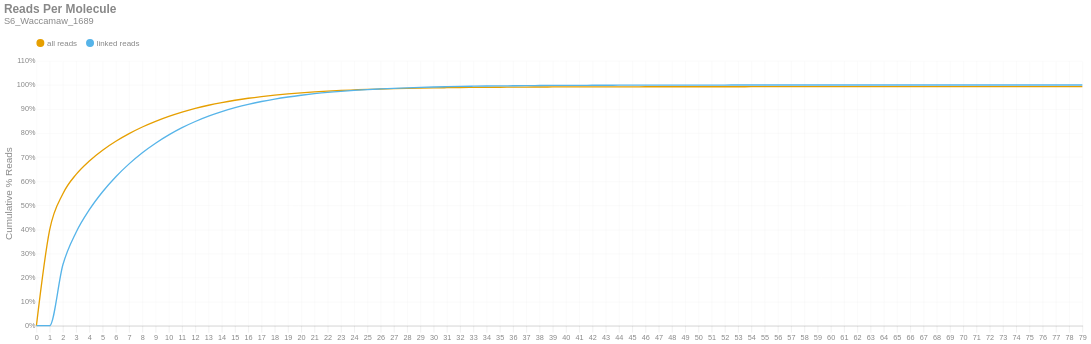

Notebook cell for this chart:
### Markdown cell above
### Reads per Molecule
This chart shows the cumulative distribution of the number of reads per linked molecule. That is, how many alignments are associated with a unique molecule. This excludes the number of reads associated with invalid or absent linked-read barcodes. The `linked` histogram is the percentages recalculated when disregarding singletons.

### Code cell
if SKIPLR:
    print_html(f"Skipped")
else:
    counts = np.bincount(valids['reads'].cast(pl.Int64).to_numpy())
    weighted = counts * np.arange(len(counts))
    all_perc = weighted / n_reads
    linked_perc = weighted / n_linked_reads
    linked_perc[1] = 0
    binned_df = pl.DataFrame({
        'readsper': list(range(len(counts))),
        'all reads (cumsum)': np.cumsum(all_perc).tolist(),
        'linked reads (cumsum)': np.cumsum(linked_perc).tolist(),
    })

    with SafeRender(binned_df):
        (
            density_plot(binned_df, 'Reads Per Molecule', samplename, 'readspmol')
            .encode(
                x=alt.X('readsper:O', title=None).axis(labelAngle=0).scale(padding=0),
                y=alt.Y('value:Q', title='Cumulative % Reads').axis(format='%').stack(False),
                color=alt.Color("key:N").scale(domain=["all reads", "linked reads"]),
                tooltip=[
                    alt.Tooltip("key:N", title="Data Type"),
                    alt.Tooltip("readsper:O", title="Reads Per Molecule"),
                    alt.Tooltip("value:Q", format=".2%", title="% Reads (Cum.)")
                ]            
            )
        ).display()

### Figure 1 — Vega-Lite specification as saved in the notebook (floating-point values rounded to 4 significant figures)
{"width": "container", "height": 400, "config": {"title": {"anchor": "start", "dy": -15, "fontSize": 18, "color": "#888888", "subtitleColor": "#888888", "subtitleFontSize": 14}, "arc": {"fill": "#0072B2"}, "axis": {"domainColor": "#888888", "domainWidth": 0.5, "gridWidth": 0.2, "grid": false, "titleFontWeight": 400, "titleFontSize": 15, "labelFontSize": 11, "labelColor": "#888888", "tickColor": "#888888", "tickWidth": 0.2, "titleColor": "#888888"}, "axisBand": {"grid": false}, "axisX": {"grid": true, "tickSize": 10, "domainCap": "round"}, "axisY": {"domain": false, "grid": true, "tickSize": 0, "domainCap": "round"}, "background": "transparent", "header": {"labelFontSize": 15, "labelColor": "#888888", "titleFontSize": 15, "titleFontWeight": 600, "titleColor": "#888888"}, "legend": {"labelFont": "sans-serif", "labelFontSize": 12, "labelColor": "#888888", "symbolSize": 100, "symbolType": "circle", "titleFontSize": 12, "titlePadding": 10, "titleColor": "#888888", "title": null, "orient": "top"}, "range": {"category": ["#E69F00", "#56B4E9", "#009E73", "#F0E442", "#0072B2", "#D55E00", "#CC79A7", "#000000"], "diverging": ["#cfe8f3", "#a2d4ec", "#73bfe2", "#46abdb", "#1696d2", "#12719e"]}, "area": {"fill": "#0072B2", "fillOpacity": 0.7, "line": true, "strokeOpacity": 0.7}, "line": {"color": "#0072B2", "stroke": "#0072B2", "strokeWidth": 2}, "trail": {"color": "#0072B2", "stroke": "#0072B2", "strokeWidth": 0, "size": 1}, "point": {"filled": true, "fillOpacity": 1.0, "size": 95}, "text": {"color": "#888888", "fontSize": 11, "align": "right", "fontWeight": 400, "size": 11}, "bar": {"fill": "#0072B2", "stroke": null}, "view": {"stroke": null, "continuousWidth": 660, "continuousHeight": 400}}, "data": {"name": "data-93acf2f1eeec68a710fa9a60643ad529"}, "mark": {"type": "line", "interpolate": "monotone", "point": {"opacity": 0, "size": 275}}, "encoding": {"color": {"field": "key", "scale": {"domain": ["all reads", "linked reads"]}, "type": "nominal"}, "tooltip": [{"field": "key", "title": "Data Type", "type": "nominal"}, {"field": "readsper", "title": "Reads Per Molecule", "type": "ordinal"}, {"field": "value", "format": ".2%", "title": "% Reads (Cum.)", "type": "quantitative"}], "x": {"axis": {"labelAngle": 0}, "field": "readsper", "scale": {"padding": 0}, "title": null, "type": "ordinal"}, "y": {"axis": {"format": "%"}, "field": "value", "stack": false, "title": "Cumulative % Reads", "type": "quantitative"}}, "params": [{"name": "param_c36ac31b6afebe62", "select": {"type": "point", "fields": ["key"]}, "bind": "legend"}], "title": {"text": "Reads Per Molecule", "subtitle": "S6_Waccamaw_1689"}, "transform": [{"fold": ["all reads (cumsum)", "linked reads (cumsum)"]}, {"calculate": "replace(datum.key, ' (cumsum)', '')", "as": "key"}, {"filter": {"param": "param_c36ac31b6afebe62"}}], "usermeta": {"embedOptions": {"downloadFileName": "S6_Waccamaw_1689.readspmol"}}, "$schema": "https://vega.github.io/schema/vega-lite/v6.1.0.json", "datasets": {"data-93acf2f1eeec68a710fa9a60643ad529": [{"readsper": 0, "all reads (cumsum)": 0.0, "linked reads (cumsum)": 0.0}, {"readsper": 1, "all reads (cumsum)": 0.3976, "linked reads (cumsum)": 0.0}, {"readsper": 2, "all reads (cumsum)": 0.5482, "linked reads (cumsum)": 0.253}, {"readsper": 3, "all reads (cumsum)": 0.6289, "linked reads (cumsum)": 0.3885}, {"readsper": 4, "all reads (cumsum)": 0.6845, "linked reads (cumsum)": 0.482}, {"readsper": 5, "all reads (cumsum)": 0.7289, "linked reads (cumsum)": 0.5566}, {"readsper": 6, "all reads (cumsum)": 0.766, "linked reads (cumsum)": 0.6189}, {"readsper": 7, "all reads (cumsum)": 0.7978, "linked reads (cumsum)": 0.6722}, {"readsper": 8, "all reads (cumsum)": 0.8254, "linked reads (cumsum)": 0.7186}, {"readsper": 9, "all reads (cumsum)": 0.8489, "linked reads (cumsum)": 0.7582}, {"readsper": 10, "all reads (cumsum)": 0.8695, "linked reads (cumsum)": 0.7927}, {"readsper": 11, "all reads (cumsum)": 0.8874, "linked reads (cumsum)": 0.8227}, {"readsper": 12, "all reads (cumsum)": 0.9026, "linked reads (cumsum)": 0.8482}, {"readsper": 13, "all reads (cumsum)": 0.9158, "linked reads (cumsum)": 0.8705}, {"readsper": 14, "all reads (cumsum)": 0.927, "linked reads (cumsum)": 0.8893}, {"readsper": 15, "all reads (cumsum)": 0.9366, "linked reads (cumsum)": 0.9055}, {"readsper": 16, "all reads (cumsum)": 0.945, "linked reads (cumsum)": 0.9195}, {"readsper": 17, "all reads (cumsum)": 0.952, "linked reads (cumsum)": 0.9313}, {"readsper": 18, "all reads (cumsum)": 0.9581, "linked reads (cumsum)": 0.9415}, {"readsper": 19, "all reads (cumsum)": 0.9632, "linked reads (cumsum)": 0.95}, {"readsper": 20, "all reads (cumsum)": 0.9675, "linked reads (cumsum)": 0.9574}, {"readsper": 21, "all reads (cumsum)": 0.9713, "linked reads (cumsum)": 0.9638}, {"readsper": 22, "all reads (cumsum)": 0.9746, "linked reads (cumsum)": 0.9693}, {"readsper": 23, "all reads (cumsum)": 0.9773, "linked reads (cumsum)": 0.9737}, {"readsper": 24, "all reads (cumsum)": 0.9795, "linked reads (cumsum)": 0.9775}, {"readsper": 25, "all reads (cumsum)": 0.9816, "linked reads (cumsum)": 0.981}, {"readsper": 26, "all reads (cumsum)": 0.9832, "linked reads (cumsum)": 0.9838}, {"readsper": 27, "all reads (cumsum)": 0.9847, "linked reads (cumsum)": 0.9862}, {"readsper": 28, "all reads (cumsum)": 0.9859, "linked reads (cumsum)": 0.9883}, {"readsper": 29, "all reads (cumsum)": 0.987, "linked reads (cumsum)": 0.9901}, {"readsper": 30, "all reads (cumsum)": 0.9879, "linked reads (cumsum)": 0.9917}, {"readsper": 31, "all reads (cumsum)": 0.9887, "linked reads (cumsum)": 0.9929}, {"readsper": 32, "all reads (cumsum)": 0.9893, "linked reads (cumsum)": 0.994}, {"readsper": 33, "all reads (cumsum)": 0.9898, "linked reads (cumsum)": 0.9949}, {"readsper": 34, "all reads (cumsum)": 0.9903, "linked reads (cumsum)": 0.9957}, {"readsper": 35, "all reads (cumsum)": 0.9907, "linked reads (cumsum)": 0.9963}, {"readsper": 36, "all reads (cumsum)": 0.991, "linked reads (cumsum)": 0.9968}, {"readsper": 37, "all reads (cumsum)": 0.9913, "linked reads (cumsum)": 0.9974}, {"readsper": 38, "all reads (cumsum)": 0.9916, "linked reads (cumsum)": 0.9978}, {"readsper": 39, "all reads (cumsum)": 0.9918, "linked reads (cumsum)": 0.9981}, {"readsper": 40, "all reads (cumsum)": 0.9919, "linked reads (cumsum)": 0.9983}, {"readsper": 41, "all reads (cumsum)": 0.992, "linked reads (cumsum)": 0.9985}, {"readsper": 42, "all reads (cumsum)": 0.9921, "linked reads (cumsum)": 0.9987}, {"readsper": 43, "all reads (cumsum)": 0.9922, "linked reads (cumsum)": 0.9989}, {"readsper": 44, "all reads (cumsum)": 0.9923, "linked reads (cumsum)": 0.999}, {"readsper": 45, "all reads (cumsum)": 0.9924, "linked reads (cumsum)": 0.9992}, {"readsper": 46, "all reads (cumsum)": 0.9925, "linked reads (cumsum)": 0.9993}, {"readsper": 47, "all reads (cumsum)": 0.9925, "linked reads (cumsum)": 0.9994}, {"readsper": 48, "all reads (cumsum)": 0.9926, "linked reads (cumsum)": 0.9995}, {"readsper": 49, "all reads (cumsum)": 0.9926, "linked reads (cumsum)": 0.9996}, {"readsper": 50, "all reads (cumsum)": 0.9927, "linked reads (cumsum)": 0.9996}, {"readsper": 51, "all reads (cumsum)": 0.9927, "linked reads (cumsum)": 0.9997}, {"readsper": 52, "all reads (cumsum)": 0.9927, "linked reads (cumsum)": 0.9997}, {"readsper": 53, "all reads (cumsum)": 0.9928, "linked reads (cumsum)": 0.9998}, {"readsper": 54, "all reads (cumsum)": 0.9928, "linked reads (cumsum)": 0.9998}, {"readsper": 55, "all reads (cumsum)": 0.9928, "linked reads (cumsum)": 0.9999}, {"readsper": 56, "all reads (cumsum)": 0.9928, "linked reads (cumsum)": 0.9999}, {"readsper": 57, "all reads (cumsum)": 0.9928, "linked reads (cumsum)": 0.9999}, {"readsper": 58, "all reads (cumsum)": 0.9928, "linked reads (cumsum)": 0.9999}, {"readsper": 59, "all reads (cumsum)": 0.9929, "linked reads (cumsum)": 0.9999}, {"readsper": 60, "all reads (cumsum)": 0.9929, "linked reads (cumsum)": 0.9999}, {"readsper": 61, "all reads (cumsum)": 0.9929, "linked reads (cumsum)": 1.0}, {"readsper": 62, "all reads (cumsum)": 0.9929, "linked reads (cumsum)": 1.0}, {"readsper": 63, "all reads (cumsum)": 0.9929, "linked reads (cumsum)": 1.0}, {"readsper": 64, "all reads (cumsum)": 0.9929, "linked reads (cumsum)": 1.0}, {"readsper": 65, "all reads (cumsum)": 0.9929, "linked reads (cumsum)": 1.0}, {"readsper": 66, "all reads (cumsum)": 0.9929, "linked reads (cumsum)": 1.0}, {"readsper": 67, "all reads (cumsum)": 0.9929, "linked reads (cumsum)": 1.0}, {"readsper": 68, "all reads (cumsum)": 0.9929, "linked reads (cumsum)": 1.0}, {"readsper": 69, "all reads (cumsum)": 0.9929, "linked reads (cumsum)": 1.0}, {"readsper": 70, "all reads (cumsum)": 0.9929, "linked reads (cumsum)": 1.0}, {"readsper": 71, "all reads (cumsum)": 0.9929, "linked reads (cumsum)": 1.0}, {"readsper": 72, "all reads (cumsum)": 0.9929, "linked reads (cumsum)": 1.0}, {"readsper": 73, "all reads (cumsum)": 0.9929, "linked reads (cumsum)": 1.0}, {"readsper": 74, "all reads (cumsum)": 0.9929, "linked reads (cumsum)": 1.0}, {"readsper": 75, "all reads (cumsum)": 0.9929, "linked reads (cumsum)": 1.0}, {"readsper": 76, "all reads (cumsum)": 0.9929, "linked reads (cumsum)": 1.0}, {"readsper": 77, "all reads (cumsum)": 0.9929, "linked reads (cumsum)": 1.0}, {"readsper": 78, "all reads (cumsum)": 0.9929, "linked reads (cumsum)": 1.0}, {"readsper": 79, "all reads (cumsum)": 0.9929, "linked reads (cumsum)": 1.0}]}}
